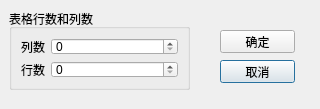
<?xml version="1.0" encoding="UTF-8"?>
<ui version="4.0">
 <class>DialogSize</class>
 <widget class="QDialog" name="DialogSize">
  <property name="geometry">
   <rect>
    <x>0</x>
    <y>0</y>
    <width>320</width>
    <height>109</height>
   </rect>
  </property>
  <property name="windowTitle">
   <string>Dialog</string>
  </property>
  <widget class="QPushButton" name="btnCancel">
   <property name="geometry">
    <rect>
     <x>220</x>
     <y>60</y>
     <width>75</width>
     <height>23</height>
    </rect>
   </property>
   <property name="text">
    <string>取消</string>
   </property>
   <property name="icon">
    <iconset resource="res.qrc">
     <normaloff>:/icons/images/706.bmp</normaloff>:/icons/images/706.bmp</iconset>
   </property>
  </widget>
  <widget class="QGroupBox" name="groupBox">
   <property name="geometry">
    <rect>
     <x>9</x>
     <y>9</y>
     <width>181</width>
     <height>81</height>
    </rect>
   </property>
   <property name="title">
    <string>表格行数和列数</string>
   </property>
   <layout class="QFormLayout" name="formLayout">
    <item row="0" column="0">
     <widget class="QLabel" name="label">
      <property name="text">
       <string>列数</string>
      </property>
     </widget>
    </item>
    <item row="0" column="1">
     <widget class="QSpinBox" name="spinCols"/>
    </item>
    <item row="1" column="0">
     <widget class="QLabel" name="label_2">
      <property name="text">
       <string>行数</string>
      </property>
     </widget>
    </item>
    <item row="1" column="1">
     <widget class="QSpinBox" name="spinRows"/>
    </item>
   </layout>
  </widget>
  <widget class="QPushButton" name="btnOK">
   <property name="geometry">
    <rect>
     <x>220</x>
     <y>30</y>
     <width>75</width>
     <height>23</height>
    </rect>
   </property>
   <property name="text">
    <string>确定</string>
   </property>
   <property name="icon">
    <iconset resource="res.qrc">
     <normaloff>:/icons/images/704.bmp</normaloff>:/icons/images/704.bmp</iconset>
   </property>
  </widget>
 </widget>
 <resources>
  <include location="res.qrc"/>
 </resources>
 <connections>
  <connection>
   <sender>btnOK</sender>
   <signal>clicked()</signal>
   <receiver>DialogSize</receiver>
   <slot>accept()</slot>
   <hints>
    <hint type="sourcelabel">
     <x>257</x>
     <y>41</y>
    </hint>
    <hint type="destinationlabel">
     <x>159</x>
     <y>54</y>
    </hint>
   </hints>
  </connection>
  <connection>
   <sender>btnCancel</sender>
   <signal>clicked()</signal>
   <receiver>DialogSize</receiver>
   <slot>reject()</slot>
   <hints>
    <hint type="sourcelabel">
     <x>257</x>
     <y>71</y>
    </hint>
    <hint type="destinationlabel">
     <x>159</x>
     <y>54</y>
    </hint>
   </hints>
  </connection>
 </connections>
</ui>
